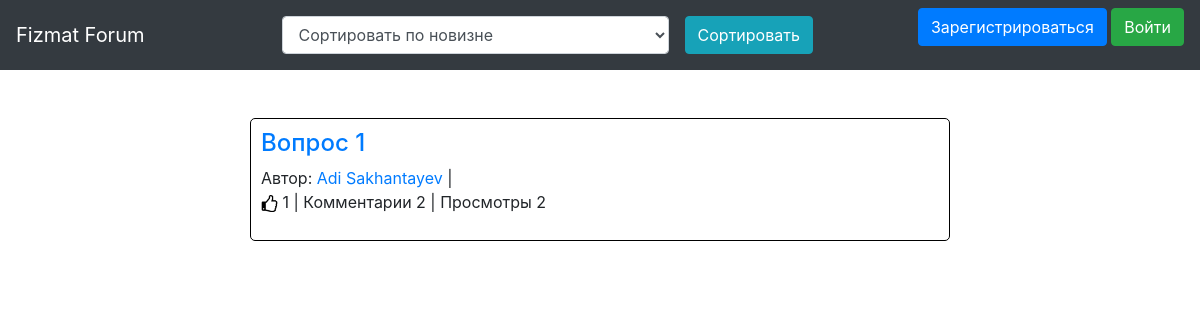
The app's page /, older data.
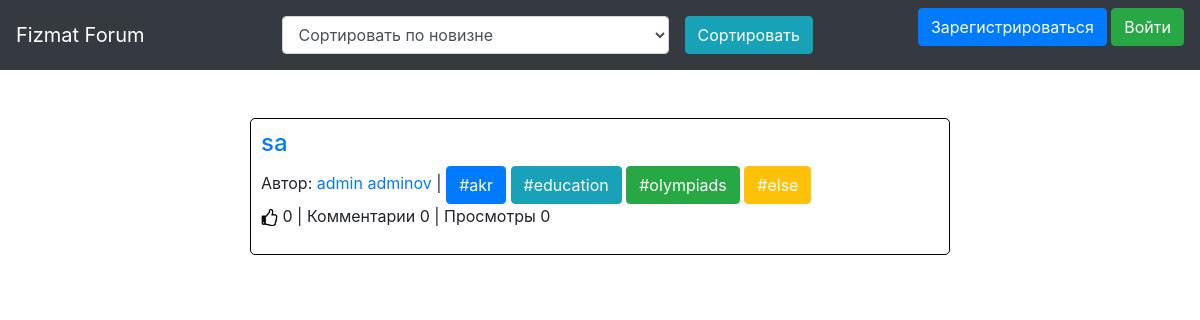
The same page, newer data.
### data/threads.py (models this page shows)
class Thread(SqlAlchemyBase, UserMixin, SerializerMixin):
    __tablename__ = 'threads'
    id = sqlalchemy.Column(sqlalchemy.Integer, primary_key=True, autoincrement=True)
    title = sqlalchemy.Column(sqlalchemy.String, nullable=False)
    user_id = sqlalchemy.Column(sqlalchemy.Integer, sqlalchemy.ForeignKey("users.id"))
    like_count = sqlalchemy.Column(sqlalchemy.Integer, nullable=False)
    view_count = sqlalchemy.Column(sqlalchemy.Integer, nullable=False)
    comment_count = sqlalchemy.Column(sqlalchemy.Integer, nullable=False)
    user = orm.relation('User')
    categories = orm.relation("Category", secondary=association_table, backref="threads")

### data/users.py (models this page shows, shortened)
class User(SqlAlchemyBase, UserMixin, SerializerMixin):
    __tablename__ = 'users'
    id = sqlalchemy.Column(sqlalchemy.Integer, primary_key=True, autoincrement=True)
    surname = sqlalchemy.Column(sqlalchemy.String, nullable=False)
    name = sqlalchemy.Column(sqlalchemy.String, nullable=False)
    age = sqlalchemy.Column(sqlalchemy.Integer, nullable=False)
    grade = sqlalchemy.Column(sqlalchemy.Integer, nullable=False)
    email = sqlalchemy.Column(sqlalchemy.String, index=True, unique=True, nullable=False)
    hashed_password = sqlalchemy.Column(sqlalchemy.String)

### data/categories.py (models this page shows)
class Category(SqlAlchemyBase):
    __tablename__ = 'categories'
    id = sqlalchemy.Column(sqlalchemy.Integer, primary_key=True, autoincrement=True)
    name = sqlalchemy.Column(sqlalchemy.String, nullable=True)

### main.py (the view)
@app.route('/')
def index():
    session = db_session.create_session()
    if current_user.is_authenticated:
        return render_template('index.html', threads=session.query(Thread).all(),
                               likes=session.query(Action).filter(Action.liked,
                                                                  Action.user_id ==
                                                                  current_user.id).all(),
                               func=check_like)
    return render_template('index.html', threads=session.query(Thread).all())

### data/db_session.py (called while the page is built)
def create_session() -> Session:
    global __factory
    return __factory()

### templates/index.html (shortened to what this page needs)
{% extends "base.html" %}
{% block select %}
<form class="form-inline" name="sort_type" action="/sorted" method="GET">
    <div class="form-group mx-sm-3">
        <select class="form-control" name="sort_type">
            <option value="time">Сортировать по новизне</option>
        </select>
    </div>
    <button class="btn btn-info" type="submit">Сортировать</button>
</form>
{% endblock %}
{% block content %}
<br/><br/>
{% for item in threads|reverse %}
    <div class="thread">
        <a href="/thread/{{ item.id }}"><h4>{{ item.title }}</h4></a>
        <p>Автор: <a target="_blank" href="/profile/{{ item.user_id }}">{{ item.user.name }} {{ item.user.surname }}</a> |
        {% for tag in item.categories %}
            {% if tag.name == "education" %}
                <a href="/tagged_threads/education" class="btn btn-info" style="color: #fff;">#education</a>
            {% elif tag.name == "akr" %}
                <a href="/tagged_threads/akr" class="btn btn-primary" style="color: #fff;">#akr</a>
            {% elif tag.name == "olympiads" %}
                <a href="/tagged_threads/olympiads" class="btn btn-success" style="color: #fff;">#olympiads</a>
            {% else %}
                <a href="/tagged_threads/else" class="btn btn-warning" style="color: #fff;">#else</a>
            {% endif %}
        {% endfor %}<br/>
        {% if current_user.is_authenticated %}
            <a href="/like_thread/{{ item.id }}">
                {% if func(likes, item) %}
                    <img src="/static/img/liked.png" width="17px" height="17px">
                {% else %}
                    <img src="/static/img/like.png" width="17px" height="17px">
                {% endif %}
            </a>
        {% else %}
            <img src="/static/img/like.png" width="17px" height="17px">
        {% endif %} {{ item.like_count }} | Комментарии {{ item.comment_count }} | Просмотры {{ item.comment_count }}</p>
    </div>
    <br>
{% endfor %}
{% endblock %}

### templates/base.html (shortened to what this page needs)
<!DOCTYPE html>
<html lang="en">
<head>
                    <link rel="stylesheet"
                    href="https://stackpath.bootstrapcdn.com/bootstrap/4.4.1/css/bootstrap.min.css"
>
    <link rel="stylesheet" href="/static/css/style.css">
</head>
<body>
    <nav class="navbar navbar-dark bg-dark">
        <a class="navbar-brand" href="/">Fizmat Forum</a>
                {% block select %}{% endblock %}
                {% if current_user.is_authenticated %}
                    <span>
                        <a target="_blank" class="navbar-brand" href="/profile/{{current_user.id}}">{{ current_user.name }} {{ current_user.surname }}</a>
                        <a class="btn btn-light" href="/logout">Выйти</a>
                    </span>
                {% else %}
                    <p>
                        <a class="btn btn-primary " href="/register">Зарегистрироваться</a>
                        <a class="btn btn-success" href="/login">Войти</a>
                    </p>
                {% endif %}
    </nav>
    {% block content %}{% endblock %}
</body>
</html>

### static/css/style.css (style rules this page uses)
.thread { margin-left: 250px; margin-right: 250px; border: solid 1px black; border-radius: 5px; padding: 10px 10px 10px 10px; }

Row changes from the older to the newer data that the page shows:
changed Thread: title "Вопрос 1" → "sa"; user.name "Adi" → "admin"; user.surname "Sakhantayev" → "adminov"; like_count "1" → "0"; comment_count "2" → "0"
added Category: name "#akr"
added Category: name "#education"
added Category: name "#olympiads"
added Category: name "#else"
